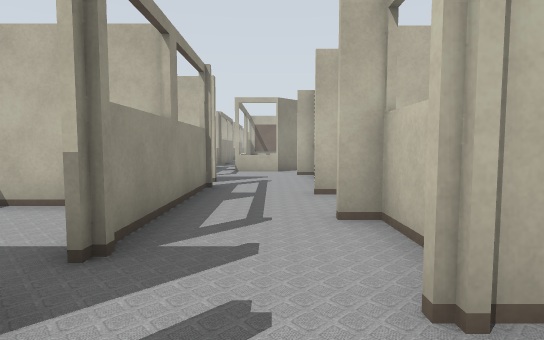
[1] (above)

23 first-person views from a walk through a Gazebo world. The camera is 0.94 m above the floor, tilts 4° down and sees 80° across. Floor lines are 1 m apart. The floor is counted in squares, 1 m on a side. Each view is taken from the middle of a square. On the plan, view 1 faces up. The plan holds only what a view shows up to about 12 squares ahead; the rest is blank. The place goes on beyond the plan. Some surface patterns are stand-ins.

[2]
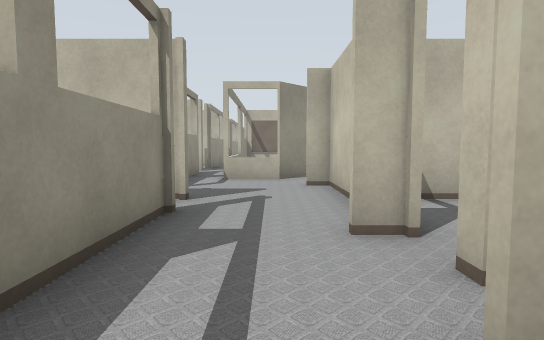

[3]
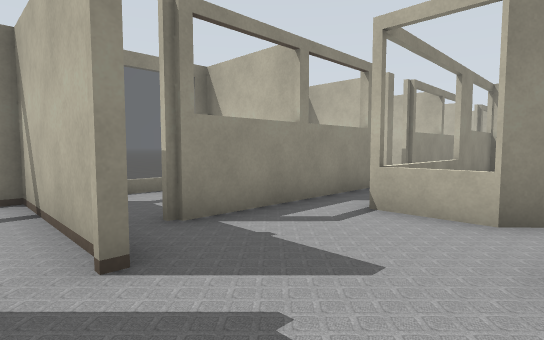

[4]
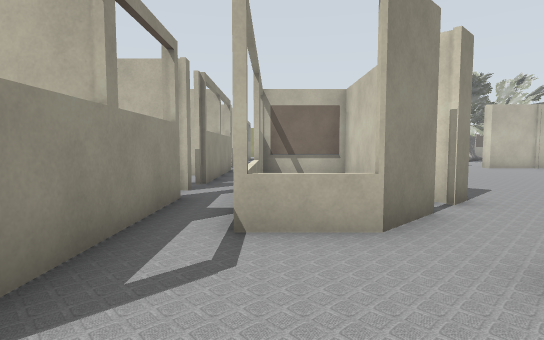

[5]
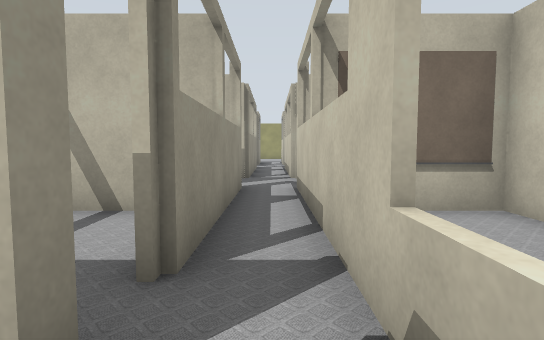

[6]
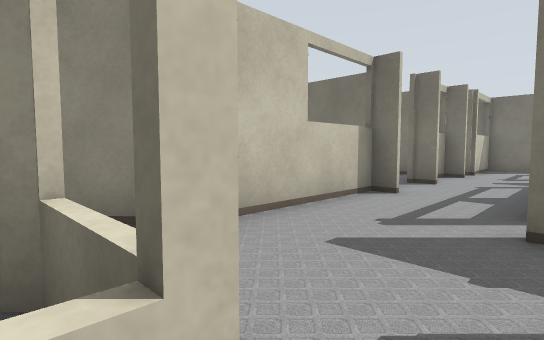

[7]
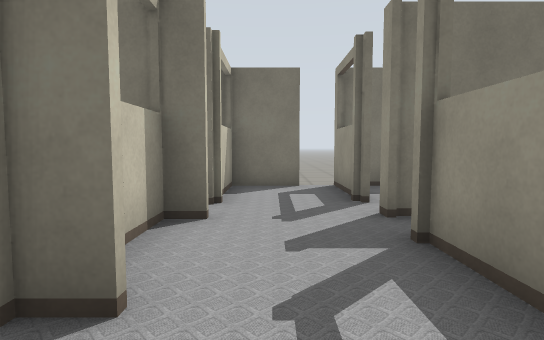

[8]
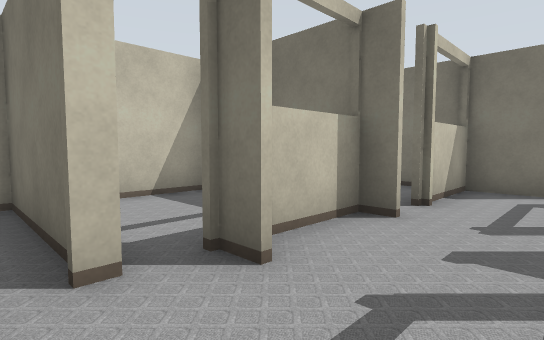

[9]
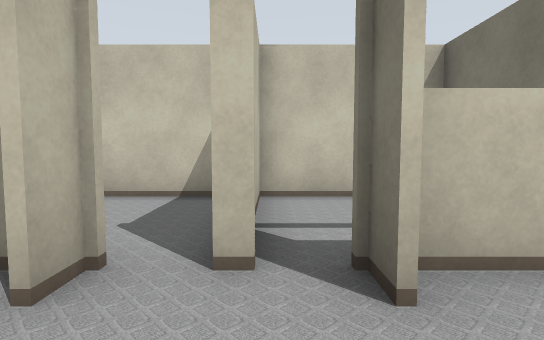

[10]
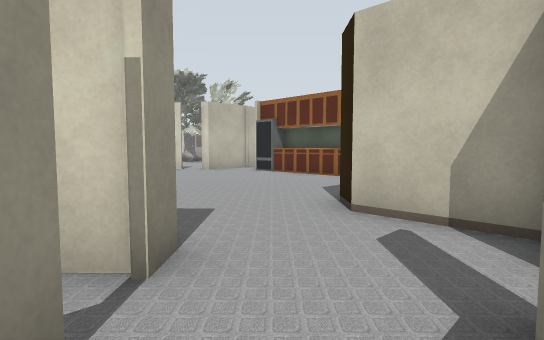

[11]
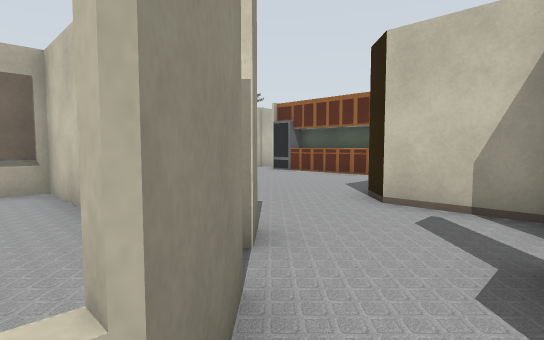

[12]
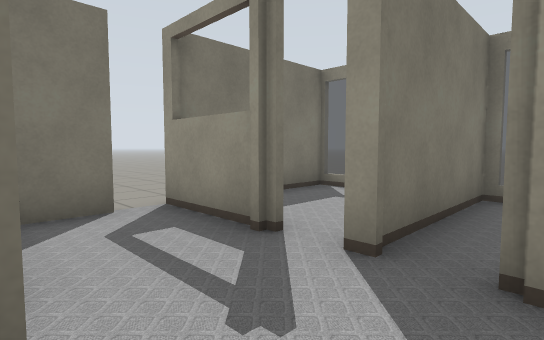

[13]
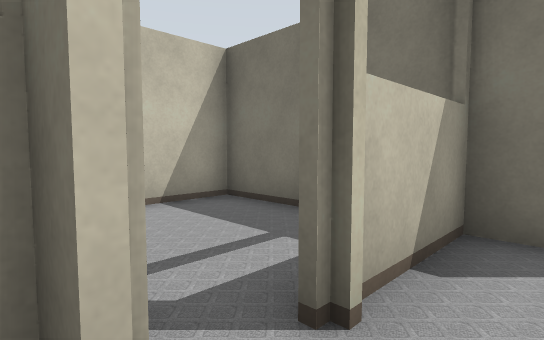

[14]
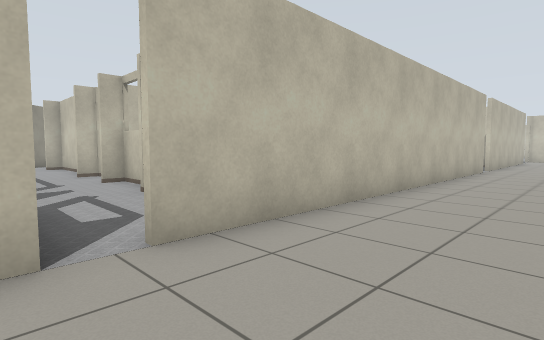

[15]
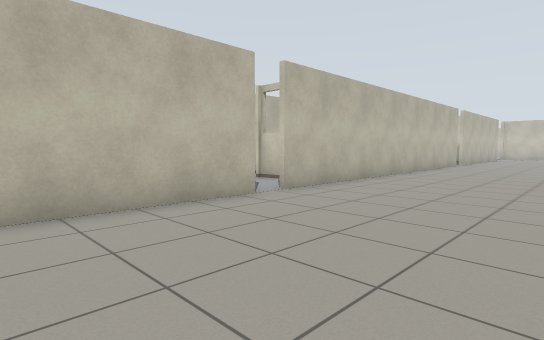

[16]
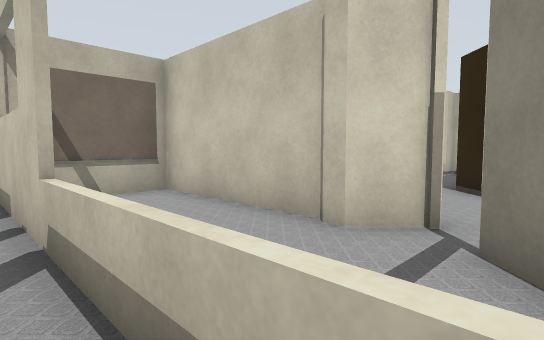

[17]
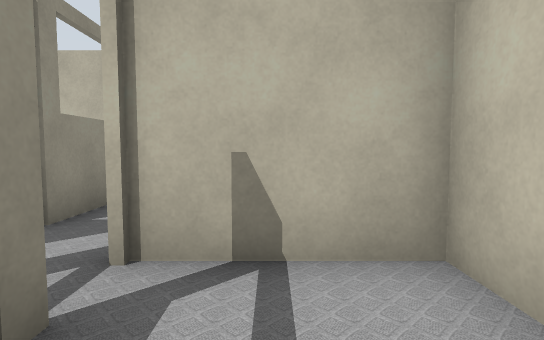

[18]
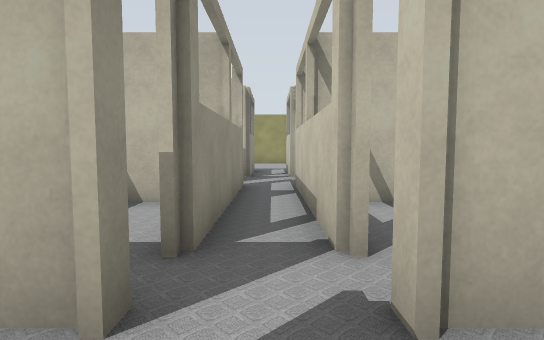

[19]
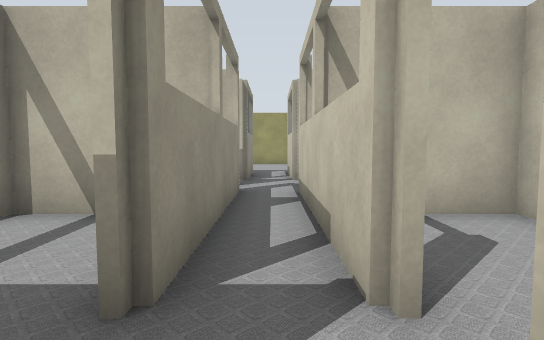

[20]
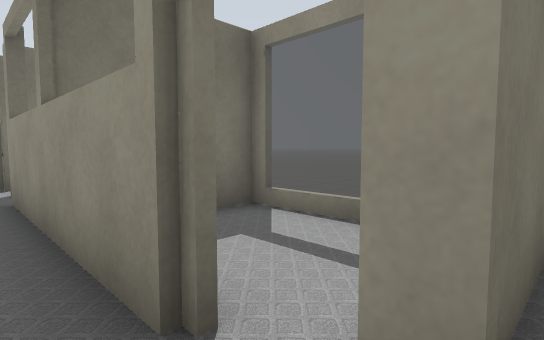

[21]
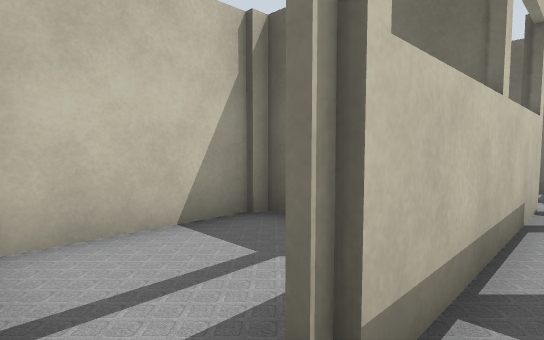

[22]
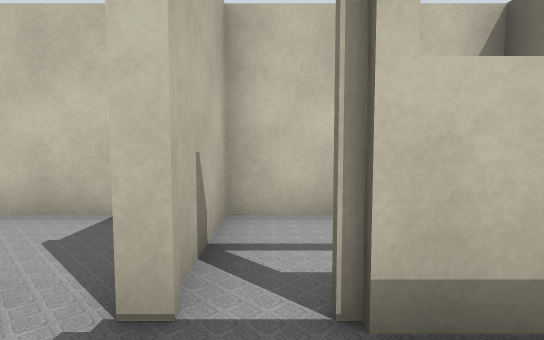

[23]
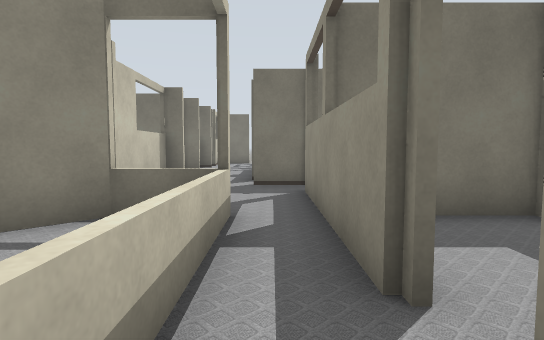

### Floor plan
Key: @ floor where view 1 was taken; # wall or solid block; x gap in a wall; . floor; = window, fence, low wall or low ledge.
Columns run from 6 left of view 1 to 13 right of it. Each row starts with its distance up from view 1.
 32    #.#
 31    #.  #
 30    x.x.#
 29    #.#.#
 28  ###.###
 27  #.#.#.#
 26   .#.#.#
 25   .x.x.##
 24  ###.####
 23  .......#
 22 =..#.#..#    ..
 21 =..#.#. #   ....
 20 ####.####  .....=#
 19    #.#.##  .....=#
 18    #.#.## ......=#
 17    #.#.## ......##
 16  ###.=.##........
 15   .x.=.##..##
 14   .#.=###..#
 13  ###.=##...#
 12  ###....##x#
 11  #.#...##
 10  #.x....#
  9  ####...##
  8   ..x...#..#
  7     #..##..#
  6   ###......#
  5    ##...####
  4     #..##  #
  3     #...#  #
  2 #####..#####
  1    ....... #
  0   ..#.@#...#
 -1 =...#..#...#
 -2 x####.############x
 -3 ....................
 -4 ....................
 -5 ................
 -6  ...............
 -7 . .....

Positions as (right, up) in squares from view 1, and headings:
1: (0, 0), facing up
2: (0, 3), facing up
3: (1, 8), facing up-left
4: (-1, 9), facing up
5: (-2, 15), facing up
6: (-2, 13), facing down-right
7: (0, 6), facing down
8: (-1, 6), facing down-right
9: (-1, 5), facing right
10: (1, 12), facing up-right
11: (0, 12), facing up-right
12: (1, 3), facing down-left
13: (0, 2), facing down-right
14: (-2, -5), facing up-right
15: (-6, -7), facing up-right
16: (-2, 13), facing up-right
17: (0, 21), facing up
18: (-2, 22), facing up
19: (-2, 23), facing up
20: (-2, 24), facing down-left
21: (-2, 31), facing down-right
22: (-3, 23), facing right
23: (-2, 17), facing down
